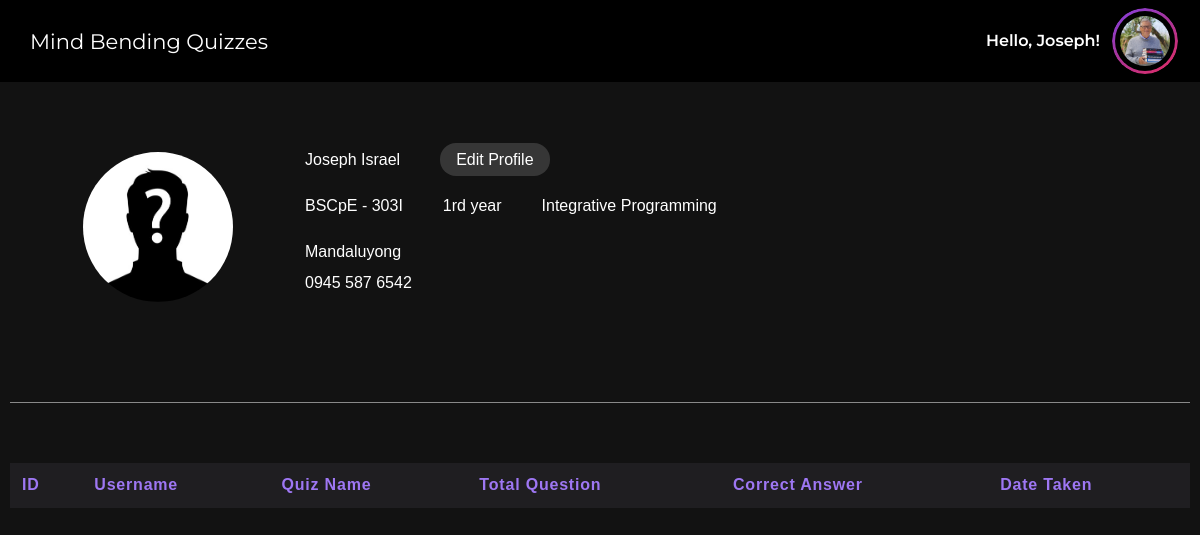
Page /components/profiles.php (signed in) on the committed database.
### tables this page shows
CREATE TABLE `user` (
  `id` int(11) NOT NULL,
  `firstname` varchar(55) NOT NULL,
  `lastname` varchar(55) NOT NULL,
  `middlename` varchar(55) NOT NULL,
  `course` varchar(55) NOT NULL,
  `yearlevel` varchar(55) NOT NULL,
  `subject` varchar(55) NOT NULL,
  `section` varchar(55) NOT NULL,
  `address` varchar(55) NOT NULL,
  `contactnumber` varchar(55) NOT NULL,
  `username` varchar(55) NOT NULL,
  `password` varchar(255) NOT NULL,
  `user_image` varchar(255) DEFAULT NULL
);

### components/profiles.php (the view, shortened to what this page needs)
<?php
include 'user-header.php';
$res = mysqli_query($con,"select * from user where username = '$username'");
$row=mysqli_fetch_array($res);
$userId = $row['id'];
$userCourse = $row['course'];
$userYearLevel = $row['yearlevel'];
$userSubject = $row['subject'];
$userSection = $row['section'];
$userAddress = $row['address'];
$userContactNumber = $row['contactnumber'];
$userProfilePicture = $row['user_image'];
$profile_path = '';
if(empty($userProfilePicture)) {
    $profile_path = 'images/';
}
?>
<div class="profile-wrapper">
    <div class="profile-container">
        <div class="profile-left">
            <div class="profile-img">
                <img src="../<?php echo $profile_path ?><?php echo (!empty($userProfilePicture) ? $userProfilePicture : 'anonymous.jpg'); ?>" alt="Profile">
            </div>
        </div>
        <div class="profile-right">
            <div class="u-name">
                <p class="pname"><?php echo $firstname . " " . $lastname ?></p>
                <div class="site-btn-container">
                    <a href="edit-profile.php?id=<?php echo $userId ?>" class="site-btn">Edit Profile</a>
                </div>
            </div>
            <div class="profile-info">
                <div class="course"><?php echo $userCourse ?> - <?php echo $userSection ?></div>
                <div class="year-level"><?php echo $userYearLevel ?>rd year</div>
                <div class="subject"><?php echo $userSubject ?></div>
            </div>
            <div class="contact-info">
                <p class="address"><?php echo $userAddress ?></p>
                <p class="contact-number"><?php echo $userContactNumber ?></p>
            </div>
        </div>
    </div>
    <div class="profile-results">
         <table class="table">
      <thead>
        <tr class="t-head">
            <th>ID</th>
            <th>Username</th>
            <th>Quiz Name</th>
            <th>Total Question</th>
            <th>Correct Answer</th>
            <th>Date Taken</th>
        </tr>
      </thead>
    </table>
    </div>
</div>
</body>
</html>

### styles.css (style rules this page uses)
body { font-family: Arial, sans-serif; margin: 0; }
html, body, div, span, applet, object, iframe, h1, h2, h3, h4, h5, h6, p, blockquote, pre, a, abbr, acronym, address, big, cite, code, del, dfn, em, img, ins, kbd, q, s, samp, small, strike, strong, sub, sup, tt, var, b, u, i, center, dl, dt, dd, ol, ul, li, fieldset, form, label, legend, table, caption, tbody, tfoot, thead, tr, th, td, article, aside, canvas, details, embed, figure, figcaption, footer, header, hgroup, menu, nav, output, ruby, section, summary, time, mark, audio, video { margin: 0; padding: 0; border: 0; font-size: 100%; font: inherit; vertical-align: baseline; }
body { line-height: 1; }
table { border-collapse: collapse; border-spacing: 0; }
a { text-decoration: none; color: #fff; outline: none; }
*, *::before, *::after { box-sizing: border-box; }
img { display: block; width: 100%; }
:root { --clr-primary: #8b3dff; --clr-secondary: #9e77f3; }
body { font-family: Arial, Helvetica, sans-serif; }
.table { width: 100%; border-collapse: collapse; margin-top: 20px; }
.table th, .table td { padding: 12px; max-width: 250px; text-align: left; vertical-align: middle; line-height: 1.3; }
.table th { background-color: #2c353f; color: #fff; font-weight: bold; color: var(--clr-secondary); letter-spacing: 0.05em; }
.t-head { font-size: 16px; }
.edit-profile, .profiles { background: #121212; }
.profile-img img { width: 150px; height: 150px; border-radius: 50%; object-fit: cover; }
.profile-wrapper { margin-top: 152px; }
.profile-container { display: grid; grid-template-columns: 25% 75%; max-width: 1180px; margin: 0 auto; padding-bottom: 100px; border-bottom: 1px solid rgb(255 255 255 / 0.5); }
.profile-left { display: flex; justify-content: center; }
.profile-right { color: #fff; }
.u-name { display: flex; align-items: center; gap: 40px; margin-bottom: 30px; }
.profile-info { display: flex; align-items: center; gap: 40px; margin-bottom: 30px; }
.address { margin-bottom: 15px; }
.profile-right .site-btn { padding: 8px 16px; background: #363636; border-radius: 16px; transition: ease 0.3s; }
.profile-results { max-width: 1180px; margin: 60px auto; }
.profiles .table { color: #fff; }
.profiles .table th { background: #1f1e21; }
html { scroll-behavior: smooth; }

### rows in the picture
user: course "BSCpE", section "303I", yearlevel "1", subject "Integrative Programming", address "Mandaluyong", contactnumber "0945 587 6542"

### other values in the picture
$firstname "Joseph"
$lastname "Israel"
